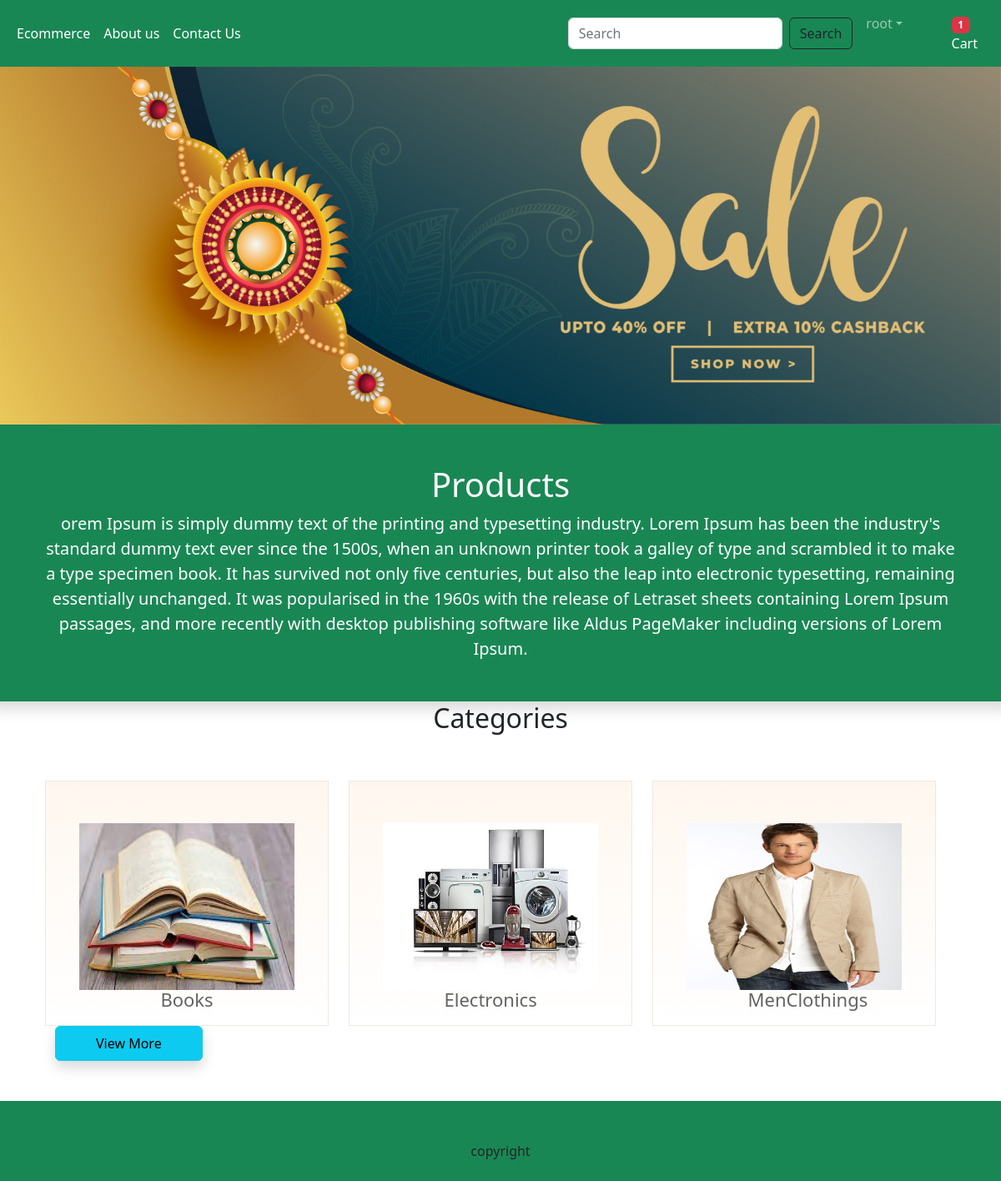
The app's page / (signed in) with its own data.
### app/models.py (models this page shows, shortened)
class Category(models.Model):
    title=models.CharField(max_length=100)
    category_image=models.ImageField(upload_to='category')

### app/views.py (the view)
# urls.py: path("",views.home),
@login_required
def home(request):
    totalitem=0
    if request.user.is_authenticated:
        totalitem=len(Cart.objects.filter(user=request.user))
    category=[]
    category.append(Category.objects.get(title='Books'))
    category.append(Category.objects.get(title='Electronics'))
    category.append(Category.objects.get(title="MenClothings"))
    return render(request,'app/home.html',locals())

### app/templates/app/home.html (shortened to what this page needs)
{% extends 'app/base.html' %}
{% load static %}
{% block banner-slider %}
<div id="carouselExampleSlidesOnly" class="carousel slide" data-bs-ride="carousel">
    <div class="carousel-inner">
      <div class="carousel-item active">
        <img src="{% static 'app/images/banner/b1.jpg' %}" class="d-block w-100" alt="...">
      </div>
    </div>
  </div>
{% endblock banner-slider %}
{% block information %}
  <div clas="container">
    <divc class="row bg-success text-center p-5 text-white border-bottom shadow">
        <h1>Products</h1>
        <small class="fs-5">
            orem Ipsum is simply dummy text of the printing and typesetting industry. Lorem Ipsum has been the industry's standard dummy text ever since the 1500s, when an unknown printer took a galley of type and scrambled it to make a type specimen book. It has survived not only five centuries, but also the leap into electronic typesetting, remaining essentially unchanged. It was popularised in the 1960s with the release of Letraset sheets containing Lorem Ipsum passages, and more recently with desktop publishing software like Aldus PageMaker including versions of Lorem Ipsum.
        </small>
    </div>
  {% endblock information %}
{% block main-content %}
    <div class="container">
      <h2 class="text-center">Categories</h2>
      <br></br>
      <div class="row container">
          {% for c in category %}
            <div class ="col-md-4 col-sm-4 mi-go wow fadeInUp"
            data-wow-duration="1s" data-wow-delay="0.6s"
            style="animation-duration:1s; animation-delay:0.6s;
            animation-name:None;">
                    <div class="goodnesssec buttermilk buttermilk">
                        <a href="{% url 'category' c.title %}">
                            <div class="goodnessseccont text-center">
                                <img src="{{c.category_image.url}}" class="img-responsive center-block" width="200px"  height="200px" alt="">
                                <p class="mlkpro">{{c.title}}</p>
                            </div>
                        </a>
                    </div>
                </div>
            {% endfor %}
         </div>
         <a href="{% url 'category-all' %}" class="btn btn-info shadow px-5 py-2 ms-4">View More</a>
    </div>
{% endblock main-content %}

### app/templates/app/base.html (shortened to what this page needs)
<!DOCTYPE html>
{% load static %}
<html lang="en">
  <head>
    <link href="https://cdn.jsdelivr.net/npm/bootstrap@5.2.2/dist/css/bootstrap.min.css" rel="stylesheet">
    <link rel="stylesheet" href="{% static 'app/css/owl.carousel.min.css'%}" >
    <link rel="stylesheet" href="{% static 'app/css/all.min.css'%}" >
    <link rel="stylesheet" href="{% static 'app/css/style.css'%}" >
</head>
  <body>
    <nav class="navbar navbar-expand-lg navbar-dark bg-success">
      <div class="container-fluid">
        <div class="collapse navbar-collapse" id="navbarSupportedContent">
          <ul class="navbar-nav me-auto mb-2 mb-lg-0">
            {% if request.user.is_authenticated %}
            <li class="nav-item">
              <a class="nav-link active" aria-current="page" href="/">Ecommerce</a>
            </li>
            <li class="nav-item">
              <a class="nav-link text-white" href="{% url 'about' %}">About us</a>
            </li>
            <li class="nav-item">
              <a class="nav-link text-white" href="{% url 'contact' %}">Contact Us</a>
            </li>
          </ul>
          <form class="d-flex" role="search" action="/search">
            <input class="form-control me-2" type="search" placeholder="Search" name="search" aria-label="Search">
            <button class="btn btn-outline-dark" type="submit">Search</button>
          </form>
        </div>
        <ul class="navbar-nav me-auto mb-2 mb-lg-0">
          <li class="navbar-item dropdown mx-2">
            <a class="nav-link dropdown-toggle white-text" href="#"
            id="profileDropdown" role="button" data-bs-toggle="dropdown" aria-expanded="false">
            {{request.user.username}}</a>
            <ul class="dropdown-menu" aria-labelledby="profileDropdown">
                <li> <a class="dropdown-item" href="{% url 'logout' %}">Logout</li>
            </ul>
          </li>
          <li class="nav-item mx-2">
            <a href="{% url 'showcart' %}" class="nav-link text-white">
              <span class="badge bg-danger">{% if totalitem > 0 %}{{totalitem}}{% endif %}</span>
              Cart </a>
          </li>
          {%endif%}
        </ul>
      </div>
    </nav>
    {% block banner-slider %}{% endblock banner-slider %}
    {% block information %}{% endblock information %}
    {% block main-content %}{% endblock main-content %}
    <br><br>
    <footer class="bg-success text-center p-5">
      copyright
    </footer>
  </body>
</html>

### app/static/app/css/style.css (style rules this page uses)
.buttermilk { background-color:#fff;background-image:linear-gradient(#fff7ef, #fff); background-image:-webkit-linear-gradient(#fff7ef, #fff); background-image:-moz-linear-gradient(#fff7ef, #fff); background-image:-ms-linear-gradient(#fff7ef, #fff); background-image:-o-linear-gradient(#fff7ef, #fff); padding:50px 40px; border:1px solid #efe8e1; padding-bottom:20px; }
.goodnessseccont img { width:100%; }
.mlkpro { color:#636362; font-size:22px; line-height:22px; margin-bottom:15px; width:43%; margin:0 auto; text-align:center; }
.goodnesssec a { text-decoration: none; }
body { display: flex; flex-direction: column; min-height:100vh; }
footer { margin-top:auto; height:30px; }

### records on screen
Category: category_image (picture), title "Books"
Category: category_image (picture), title "Electronics"
Category: category_image (picture), title "MenClothings"

### other values on screen
{{ request.user.username }} "root"
{{ totalitem }} "1"
